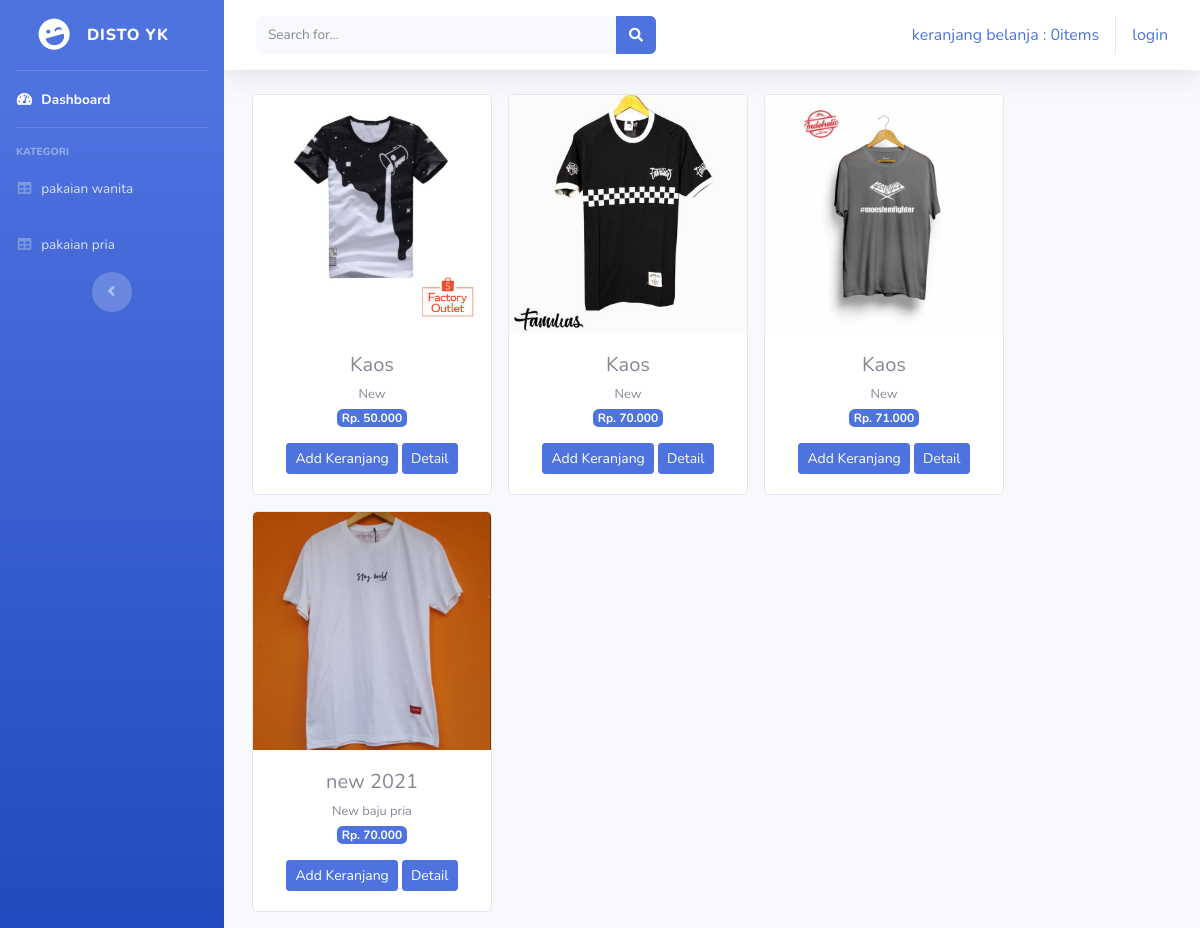
The page /index.php/kategori/pakaian_pria on the database its author committed.
### tables this page shows
CREATE TABLE `tb_barang` (
  `id_brg` int(11) NOT NULL,
  `nama_brg` varchar(34) NOT NULL,
  `keterangan` varchar(90) NOT NULL,
  `kategori` varchar(34) NOT NULL,
  `harga` varchar(34) NOT NULL,
  `stok` varchar(45) NOT NULL,
  `gambar` varchar(80) NOT NULL
);

### application/controllers/Kategori.php (called while the page is built, shortened)
<?php
class Kategori extends CI_Controller
{
    public function pakaian_pria()
    {
        $data['pakaian_pria'] = $this->model_kategori->pakaian_pria()->result();
        $this->load->view('template/header');
        $this->load->view('template/sidebar');
        $this->load->view('barang/kategori_pria', $data);
        $this->load->view('template/footer');
    }
}

### index.php (called while the page is built, shortened)
<?php
require_once BASEPATH.'core/CodeIgniter.php';

### application/models/model_kategori.php (called while the page is built, shortened)
<?php
class model_kategori extends CI_Model
{
    public function pakaian_pria()
    {
        return  $this->db->get_where('tb_barang', array('kategori' => 'pakaian pria'));
    }
}

### application/views/barang/kategori_pria.php (the view)
<div class="container-fluid">
    <div class="row text-center">
        <?php foreach ($pakaian_pria as $brg) : ?>
            <div class="card ml-3 mb-3" style="width: 15rem;">
                <img src="<?php echo base_url() . '/upload/' . $brg->gambar ?>" class="card-img-top" alt="...">
                <div class="card-body">
                    <h5 class="card-title mb-1"><?= $brg->nama_brg ?></h5>
                    <small><?= $brg->keterangan ?></small><br>
                    <span class="badge badge-primary mb-3">Rp. <?= number_format($brg->harga, 0, ',', '.') ?>
                    </span><br>
                    <?php echo anchor('barang/add_keranjang/' . $brg->id_brg, '<div class="btn btn-sm btn-primary">Add Keranjang</div>') ?>
                    <?php echo anchor('barang/detail/' . $brg->id_brg, '<div class="btn btn-sm btn-primary">Detail</div>') ?>
                </div>
            </div>
        <?php endforeach; ?>
    </div>
</div>

### rows shown on the page
tb_barang: gambar (picture), nama_brg "Kaos", keterangan "New", harga "50.000", id_brg "Add Keranjang", id_brg "Detail"
tb_barang: gambar (picture), nama_brg "Kaos", keterangan "New", harga "70.000", id_brg "Add Keranjang", id_brg "Detail"
tb_barang: gambar (picture), nama_brg "Kaos", keterangan "New", harga "71.000", id_brg "Add Keranjang", id_brg "Detail"
tb_barang: gambar (picture), nama_brg "new 2021", keterangan "New baju pria", harga "70.000", id_brg "Add Keranjang", id_brg "Detail"

### other values the page prints
anchor('barang/detail_keranjang', $keranjang) "keranjang belanja : 0items"
anchor('auth/login', 'login') "login"
